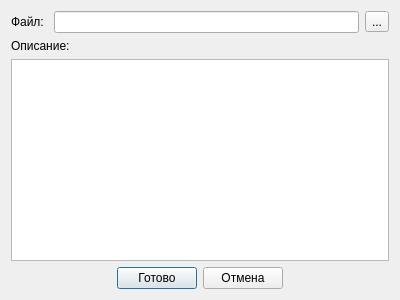
<?xml version="1.0" encoding="UTF-8"?>
<ui version="4.0">
 <class>CreateDbDlg</class>
 <widget class="QDialog" name="CreateDbDlg">
  <property name="geometry">
   <rect>
    <x>0</x>
    <y>0</y>
    <width>400</width>
    <height>300</height>
   </rect>
  </property>
  <property name="windowTitle">
   <string>Создать новую базу данных</string>
  </property>
  <layout class="QVBoxLayout" name="verticalLayout_2">
   <item>
    <layout class="QHBoxLayout" name="horizontalLayout">
     <item>
      <widget class="QLabel" name="label">
       <property name="text">
        <string>Файл: </string>
       </property>
      </widget>
     </item>
     <item>
      <widget class="QLineEdit" name="filePathEdit"/>
     </item>
     <item>
      <widget class="QToolButton" name="newFileButton">
       <property name="text">
        <string>...</string>
       </property>
      </widget>
     </item>
    </layout>
   </item>
   <item>
    <layout class="QVBoxLayout" name="verticalLayout">
     <item>
      <widget class="QLabel" name="label_2">
       <property name="text">
        <string>Описание: </string>
       </property>
      </widget>
     </item>
     <item>
      <widget class="QTextEdit" name="textEdit"/>
     </item>
    </layout>
   </item>
   <item>
    <layout class="QHBoxLayout" name="horizontalLayout_2">
     <item>
      <spacer name="horizontalSpacer">
       <property name="orientation">
        <enum>Qt::Horizontal</enum>
       </property>
       <property name="sizeHint" stdset="0">
        <size>
         <width>40</width>
         <height>20</height>
        </size>
       </property>
      </spacer>
     </item>
     <item>
      <widget class="QPushButton" name="okButton">
       <property name="text">
        <string>Готово</string>
       </property>
       <property name="icon">
        <iconset theme="dialog-ok"/>
       </property>
      </widget>
     </item>
     <item>
      <widget class="QPushButton" name="cancelButton">
       <property name="text">
        <string>Отмена</string>
       </property>
       <property name="icon">
        <iconset theme="dialog-cancel"/>
       </property>
      </widget>
     </item>
     <item>
      <spacer name="horizontalSpacer_2">
       <property name="orientation">
        <enum>Qt::Horizontal</enum>
       </property>
       <property name="sizeHint" stdset="0">
        <size>
         <width>40</width>
         <height>20</height>
        </size>
       </property>
      </spacer>
     </item>
    </layout>
   </item>
  </layout>
 </widget>
 <resources/>
 <connections>
  <connection>
   <sender>okButton</sender>
   <signal>clicked()</signal>
   <receiver>CreateDbDlg</receiver>
   <slot>accept()</slot>
   <hints>
    <hint type="sourcelabel">
     <x>153</x>
     <y>282</y>
    </hint>
    <hint type="destinationlabel">
     <x>65</x>
     <y>276</y>
    </hint>
   </hints>
  </connection>
  <connection>
   <sender>cancelButton</sender>
   <signal>clicked()</signal>
   <receiver>CreateDbDlg</receiver>
   <slot>reject()</slot>
   <hints>
    <hint type="sourcelabel">
     <x>248</x>
     <y>277</y>
    </hint>
    <hint type="destinationlabel">
     <x>333</x>
     <y>272</y>
    </hint>
   </hints>
  </connection>
 </connections>
</ui>
